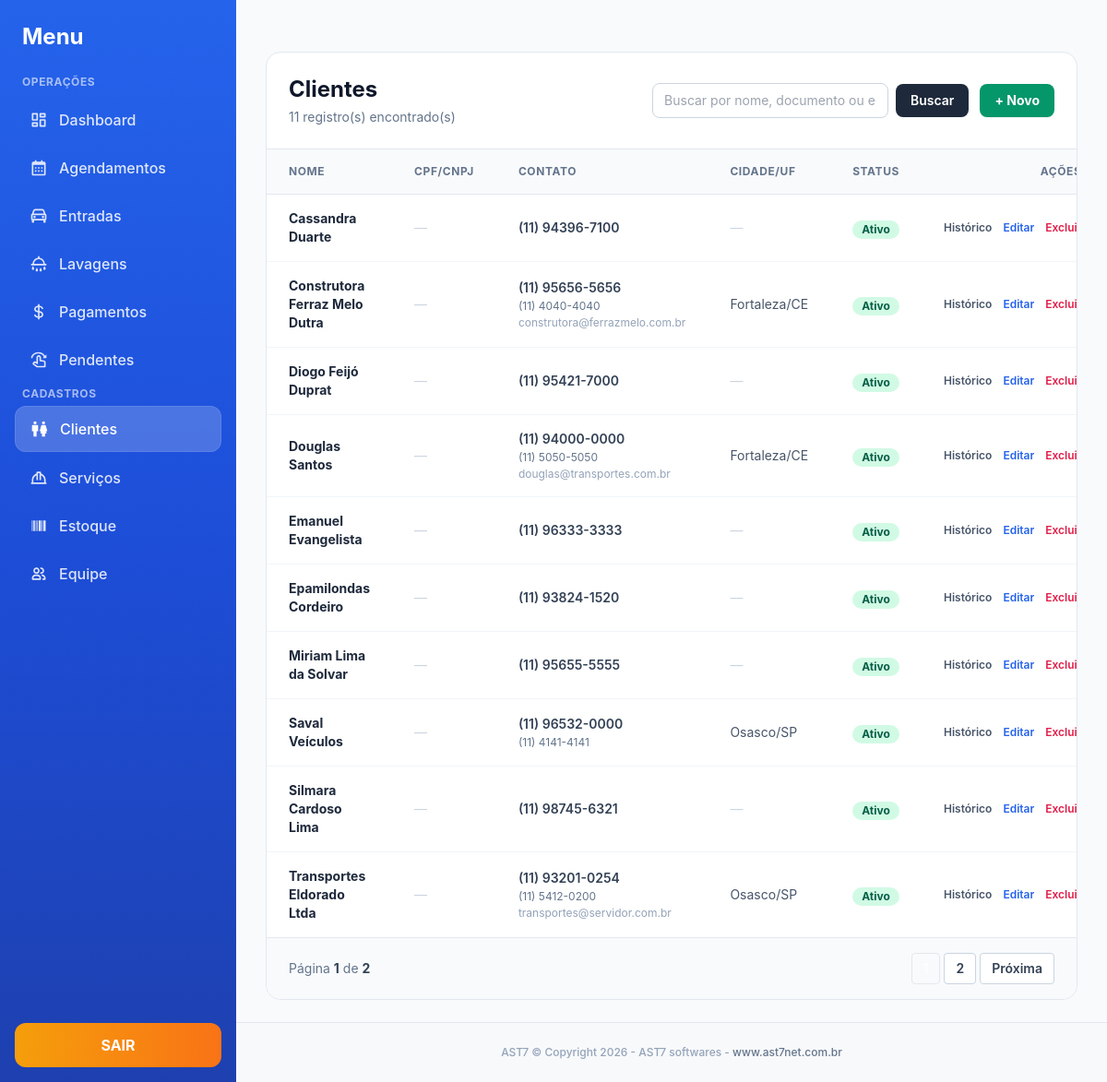
/clientes.php (signed in), run on the app's committed database.
### tables this page shows
CREATE TABLE clientes (
        id INTEGER PRIMARY KEY AUTOINCREMENT,
        tipo TEXT NOT NULL DEFAULT 'F',
        nome TEXT NOT NULL DEFAULT '',
        nome_fantasia TEXT NOT NULL DEFAULT '',
        cpf_cnpj TEXT NOT NULL DEFAULT '',
        rg_ie TEXT NOT NULL DEFAULT '',
        data_nascimento TEXT NOT NULL DEFAULT '',
        email TEXT NOT NULL DEFAULT '',
        telefone TEXT NOT NULL DEFAULT '',
        celular TEXT NOT NULL DEFAULT '',
        cep TEXT NOT NULL DEFAULT '',
        endereco TEXT NOT NULL DEFAULT '',
        numero TEXT NOT NULL DEFAULT '',
        complemento TEXT NOT NULL DEFAULT '',
        bairro TEXT NOT NULL DEFAULT '',
        cidade TEXT NOT NULL DEFAULT '',
        uf TEXT NOT NULL DEFAULT '',
        observacoes TEXT NOT NULL DEFAULT '',
        ativo INTEGER NOT NULL DEFAULT 1,
        criado_em TEXT NOT NULL DEFAULT (datetime('now','localtime')),
        atualizado_em TEXT NOT NULL DEFAULT (datetime('now','localtime'))
    );

### config.php (called while the page is built, shortened)
<?php
function db(): PDO {
    static $pdo = null;
    if ($pdo === null) {
        $pdo = new PDO('sqlite:' . DB_PATH, null, null, [
            PDO::ATTR_ERRMODE            => PDO::ERRMODE_EXCEPTION,
            PDO::ATTR_DEFAULT_FETCH_MODE => PDO::FETCH_ASSOC,
        ]);
        $pdo->exec('PRAGMA foreign_keys = ON');
        $pdo->exec('PRAGMA journal_mode = WAL');
    }
    return $pdo;
}
require_once APP_ROOT . '/functions.php';

### functions.php (called while the page is built, shortened)
<?php
function e(?string $s): string {
    return htmlspecialchars((string)$s, ENT_QUOTES, 'UTF-8');
}

### clientes.php (the view, shortened to what this page needs)
<?php
require_once __DIR__ . '/config.php';
$busca = trim($_GET['busca'] ?? '');
$pagina = max(1, (int)($_GET['pagina'] ?? 1));
$limite = 10;
$offset = ($pagina - 1) * $limite;
$where = "WHERE ativo = 1";
$params = [];
$stmtCount = db()->prepare("SELECT COUNT(*) FROM clientes $where");
$stmtCount->execute($params);
$totalRegistros = $stmtCount->fetchColumn();
$totalPaginas = ceil($totalRegistros / $limite);
$sql = "SELECT * FROM clientes $where ORDER BY nome ASC LIMIT $limite OFFSET $offset";
$stmt = db()->prepare($sql);
$stmt->execute($params);
$clientes = $stmt->fetchAll();
require __DIR__ . '/header.php';
?>
<div class="max-w-6xl mx-auto">
    <div class="bg-white rounded-2xl shadow-card border border-slate-200 overflow-hidden">
        <div class="p-5 sm:p-6 border-b border-slate-200 flex flex-wrap justify-between items-center gap-4">
            <div>
                <h1 class="text-2xl font-bold text-slate-900">Clientes</h1>
                <p class="text-sm text-slate-500 mt-1"><?= $totalRegistros ?> registro(s) encontrado(s)</p>
            </div>
            <div class="flex items-center gap-3 w-full sm:w-auto">
                <form method="get" class="flex flex-1 sm:flex-initial items-center gap-2">
                    <input type="text" name="busca" value="<?= e($busca) ?>" placeholder="Buscar por nome, documento ou e-mail" class="w-full sm:w-64 rounded-lg border border-slate-300 px-3 py-2 text-sm focus:outline-none focus:ring-2 focus:ring-brand-400">
                    <button type="submit" class="rounded-lg bg-slate-800 hover:bg-slate-700 text-white px-4 py-2 text-sm font-semibold transition">Buscar</button>
                </form>
                <a href="cliente_form.php" class="rounded-lg bg-emerald-600 hover:bg-emerald-500 text-white px-4 py-2 text-sm font-bold shadow-sm transition whitespace-nowrap">
                    + Novo
                </a>
            </div>
        </div>
        <div class="overflow-x-auto">
            <table class="w-full text-left border-collapse">
                <thead>
                    <tr class="bg-slate-50 border-b border-slate-200 text-xs font-bold text-slate-500 uppercase tracking-wider">
                        <th class="px-6 py-4">Nome</th>
                        <th class="px-6 py-4">CPF/CNPJ</th>
                        <th class="px-6 py-4">Contato</th>
                        <th class="px-6 py-4">Cidade/UF</th>
                        <th class="px-6 py-4 text-center">Status</th>
                        <th class="px-6 py-4 text-right">Ações</th>
                    </tr>
                </thead>
                <tbody class="divide-y divide-slate-100">
                    <?php if (empty($clientes)): ?>
                        <tr>
                            <td colspan="6" class="px-6 py-10 text-center text-slate-500">
                                Nenhum cliente encontrado.
                            </td>
                        </tr>
                    <?php else: ?>
                        <?php foreach ($clientes as $c): ?>
                            <?php
                                $celNumeros = preg_replace('/\D/', '', $c['celular'] ?? '');
                                if (strlen($celNumeros) == 11) {
                                    $celFormatado = '(' . substr($celNumeros, 0, 2) . ') ' . substr($celNumeros, 2, 5) . '-' . substr($celNumeros, 7);
                                } elseif (strlen($celNumeros) == 10) {
                                    $celFormatado = '(' . substr($celNumeros, 0, 2) . ') ' . substr($celNumeros, 2, 4) . '-' . substr($celNumeros, 6);
                                } else {
                                    $celFormatado = $c['celular'];
                                }
                                $telNumeros = preg_replace('/\D/', '', $c['telefone'] ?? '');
                                if (strlen($telNumeros) == 11) {
                                    $telFormatado = '(' . substr($telNumeros, 0, 2) . ') ' . substr($telNumeros, 2, 5) . '-' . substr($telNumeros, 7);
                                } elseif (strlen($telNumeros) == 10) {
                                    $telFormatado = '(' . substr($telNumeros, 0, 2) . ') ' . substr($telNumeros, 2, 4) . '-' . substr($telNumeros, 6);
                                } else {
                                    $telFormatado = $c['telefone'];
                                }
                            ?>
                            <tr class="hover:bg-slate-50 transition group">
                                <td class="px-6 py-4">
                                    <div class="font-bold text-sm text-slate-800"><?= e($c['nome']) ?></div>
                                </td>
                                <td class="px-6 py-4 text-sm text-slate-600">
                                    <?= !empty($c['cpf_cnpj']) ? e($c['cpf_cnpj']) : '<span class="text-slate-300">—</span>' ?>
                                </td>
                                <td class="px-6 py-4 text-sm text-slate-600">
                                    <div class="flex flex-col gap-0.5">
                                        <?php if (!empty($c['celular'])): ?>
                                            <span class="font-semibold text-slate-700"><?= $celFormatado ?></span>
                                        <?php endif; ?>
                                        <?php if (!empty($c['telefone'])): ?>
                                            <span class="text-xs text-slate-500"><?= $telFormatado ?></span>
                                        <?php endif; ?>
                                        <?php if (!empty($c['email'])): ?>
                                            <span class="text-xs text-slate-400"><?= e($c['email']) ?></span>
                                        <?php endif; ?>
                                    </div>
                                </td>
                                <td class="px-6 py-4 text-sm text-slate-600">
                                    <?php if (!empty($c['cidade'])): ?>
                                        <?= e($c['cidade']) ?><?= !empty($c['uf']) ? '/' . e($c['uf']) : '' ?>
                                    <?php else: ?>
                                        <span class="text-slate-300">—</span>
                                    <?php endif; ?>
                                </td>
                                <td class="px-6 py-4 text-center">
                                    <?php if ($c['ativo']): ?>
                                        <span class="inline-flex items-center px-2.5 py-0.5 rounded-full text-xs font-bold bg-emerald-100 text-emerald-800">Ativo</span>
                                    <?php else: ?>
                                        <span class="inline-flex items-center px-2.5 py-0.5 rounded-full text-xs font-bold bg-rose-100 text-rose-800">Inativo</span>
                                    <?php endif; ?>
                                </td>
                                <td class="px-6 py-4 text-right">
                                    <div class="flex items-center justify-end gap-3 text-xs font-semibold">
                                        <a href="cliente_historico.php?id=<?= $c['id'] ?>" class="text-slate-600 hover:text-brand-600">Histórico</a>
                                        <a href="cliente_form.php?id=<?= $c['id'] ?>" class="text-blue-600 hover:text-blue-800">Editar</a>
                                        <a href="cliente_excluir.php?id=<?= $c['id'] ?>" onclick="return confirm('Tem certeza que deseja excluir este cliente?')" class="text-rose-600 hover:text-rose-800">Excluir</a>
                                    </div>
                                </td>
                            </tr>
                        <?php endforeach; ?>
                    <?php endif; ?>
                </tbody>
            </table>
        </div>
        <?php if ($totalPaginas > 1): ?>
            <div class="px-6 py-4 border-t border-slate-200 bg-slate-50 flex items-center justify-between">
                <span class="text-sm text-slate-500">
                    Página <strong class="text-slate-700"><?= $pagina ?></strong> de <strong class="text-slate-700"><?= $totalPaginas ?></strong>
                </span>
                <div class="flex items-center gap-1">
                    <?php
                    $inicio = max(1, $pagina - 2);
                    $fim = min($totalPaginas, $pagina + 2);
                    for ($i = $inicio; $i <= $fim; $i++):
                    ?>
                        <a href="?busca=<?= urlencode($busca) ?>&pagina=<?= $i ?>" class="px-3 py-1.5 rounded border text-sm font-semibold transition <?= $i === $pagina ? 'bg-brand-500 border-brand-500 text-white' : 'border-slate-300 bg-white text-slate-700 hover:bg-slate-50' ?>">
                            <?= $i ?>
                        </a>
                    <?php endfor; ?>
                    <?php if ($pagina < $totalPaginas): ?>
                        <a href="?busca=<?= urlencode($busca) ?>&pagina=<?= $pagina + 1 ?>" class="px-3 py-1.5 rounded border border-slate-300 bg-white hover:bg-slate-50 text-sm font-semibold text-slate-700 transition">Próxima</a>
                    <?php endif; ?>
                </div>
            </div>
        <?php endif; ?>
    </div>
</div>
<?php require __DIR__ . '/footer.php'; ?>

### header.php (style rules this page uses)
body { font-family: 'Inter', sans-serif; background-color: #f8fafc; }

### data on the page
clientes: nome "Cassandra Duarte", celular "(11) 94396-7100", ativo "Ativo"
clientes: nome "Construtora Ferraz Melo Dutra", celular "(11) 95656-5656", telefone "(11) 4040-4040", email "construtora@ferrazmelo.com.br", cidade "Fortaleza", uf "CE", ativo "Ativo"
clientes: nome "Diogo Feijó Duprat", celular "(11) 95421-7000", ativo "Ativo"
clientes: nome "Douglas Santos", celular "(11) 94000-0000", telefone "(11) 5050-5050", email "douglas@transportes.com.br", cidade "Fortaleza", uf "CE", ativo "Ativo"
clientes: nome "Emanuel Evangelista", celular "(11) 96333-3333", ativo "Ativo"
clientes: nome "Epamilondas Cordeiro", celular "(11) 93824-1520", ativo "Ativo"
clientes: nome "Miriam Lima da Solvar", celular "(11) 95655-5555", ativo "Ativo"
clientes: nome "Saval Veículos", celular "(11) 96532-0000", telefone "(11) 4141-4141", cidade "Osasco", uf "SP", ativo "Ativo"
clientes: nome "Silmara Cardoso Lima", celular "(11) 98745-6321", ativo "Ativo"
clientes: nome "Transportes Eldorado Ltda", celular "(11) 93201-0254", telefone "(11) 5412-0200", email "transportes@servidor.com.br", cidade "Osasco", uf "SP", ativo "Ativo"

### other printed values
$totalRegistros "11"
$pagina "1"
$totalPaginas "2"
